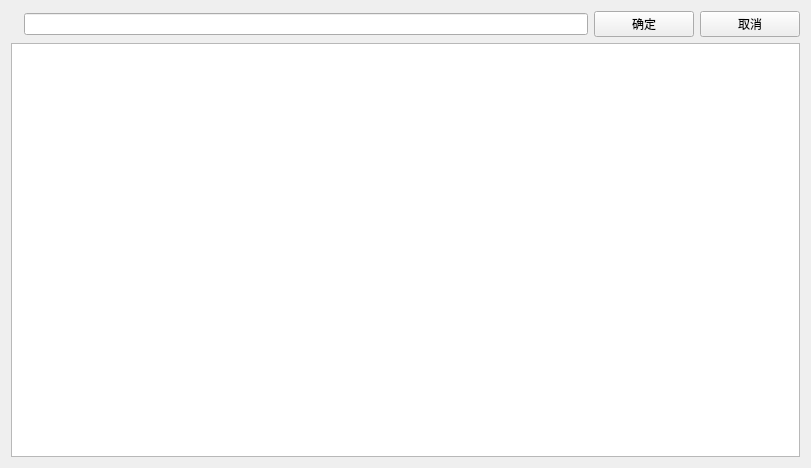
<?xml version="1.0" encoding="UTF-8"?>
<ui version="4.0">
 <class>selectgoods_Widget</class>
 <widget class="QWidget" name="selectgoods_Widget">
  <property name="geometry">
   <rect>
    <x>0</x>
    <y>0</y>
    <width>811</width>
    <height>468</height>
   </rect>
  </property>
  <property name="windowTitle">
   <string>Widget</string>
  </property>
  <layout class="QVBoxLayout" name="verticalLayout">
   <item>
    <layout class="QHBoxLayout" name="horizontalLayout">
     <item>
      <widget class="QLabel" name="label">
       <property name="styleSheet">
        <string notr="true">color:blue;</string>
       </property>
       <property name="text">
        <string/>
       </property>
      </widget>
     </item>
     <item>
      <widget class="QLineEdit" name="lineEdit"/>
     </item>
     <item>
      <widget class="lds_toolbar_button" name="pushButton">
       <property name="sizePolicy">
        <sizepolicy hsizetype="Preferred" vsizetype="Preferred">
         <horstretch>0</horstretch>
         <verstretch>0</verstretch>
        </sizepolicy>
       </property>
       <property name="minimumSize">
        <size>
         <width>100</width>
         <height>0</height>
        </size>
       </property>
       <property name="text">
        <string>确定</string>
       </property>
       <property name="outer_stylesheet" stdset="0">
        <string>pushbutton</string>
       </property>
      </widget>
     </item>
     <item>
      <widget class="lds_toolbar_button" name="pushButton_cancel">
       <property name="sizePolicy">
        <sizepolicy hsizetype="Preferred" vsizetype="Preferred">
         <horstretch>0</horstretch>
         <verstretch>0</verstretch>
        </sizepolicy>
       </property>
       <property name="minimumSize">
        <size>
         <width>100</width>
         <height>0</height>
        </size>
       </property>
       <property name="text">
        <string>取消</string>
       </property>
       <property name="outer_stylesheet" stdset="0">
        <string>pushbutton</string>
       </property>
      </widget>
     </item>
    </layout>
   </item>
   <item>
    <widget class="lds_tableView" name="tableView"/>
   </item>
  </layout>
 </widget>
 <customwidgets>
  <customwidget>
   <class>lds_toolbar_button</class>
   <extends>QPushButton</extends>
   <header>lds_toolbar_button.h</header>
  </customwidget>
  <customwidget>
   <class>lds_tableView</class>
   <extends>QTableView</extends>
   <header>lds_tableview.h</header>
  </customwidget>
 </customwidgets>
 <resources/>
 <connections/>
</ui>
